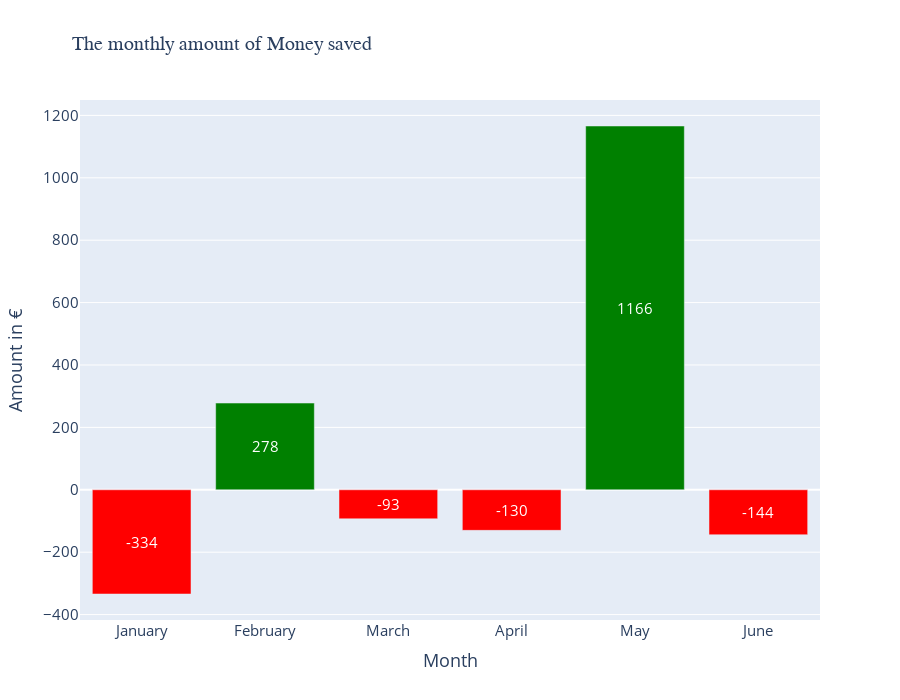

Source (notebook cell):
### Code cell
title="The monthly amount of Money saved"
fig = px.bar(spent_vs_gained["Money_saved"], 
             height=700,
             width=900,
             text="value",
             title=title,
             labels=dict({"value": "Amount in €", "variable": ""})
            )
fig.update_yaxes(showgrid=False)



'''ADD CHART TITLE AND TITLE FONT SIZE'''
fig.update_layout(title_font_size=20,font_size=15,showlegend=False,title_font_family="Arial Black",title_x=0.08)
fig.update_yaxes(showgrid=True)

#add the Value of each Figure with a nice positioning
fig.update_traces(textposition="inside",insidetextanchor="middle",marker_color=colors)

#save the file 
fig.write_html("Charts\The_monthly_amount_of_Money_saved.html")

fig.show()

### Figure 1 — Plotly figure (JSON) as saved in the notebook; plotly's stock layout.template omitted (floating-point values rounded to 4 significant figures)
{"data": [{"alignmentgroup": "True", "hovertemplate": "=Money_saved<br>Month=%{x}<br>Amount in €=%{text}<extra></extra>", "insidetextanchor": "middle", "legendgroup": "Money_saved", "marker": {"color": ["red", "green", "red", "red", "green", "red"], "pattern": {"shape": ""}}, "name": "Money_saved", "offsetgroup": "Money_saved", "orientation": "v", "showlegend": true, "text": [-334, 278, -93, -130, 1166, -144], "textposition": "inside", "type": "bar", "x": ["January", "February", "March", "April", "May", "June"], "xaxis": "x", "y": [-334, 278, -93, -130, 1166, -144], "yaxis": "y"}], "layout": {"barmode": "relative", "font": {"size": 15}, "height": 700, "legend": {"title": {"text": ""}, "tracegroupgap": 0}, "showlegend": false, "title": {"font": {"family": "Arial Black", "size": 20}, "text": "The monthly amount of Money saved", "x": 0.08}, "width": 900, "xaxis": {"anchor": "y", "domain": [0, 1], "title": {"text": "Month"}}, "yaxis": {"anchor": "x", "domain": [0, 1], "showgrid": true, "title": {"text": "Amount in €"}}}}
